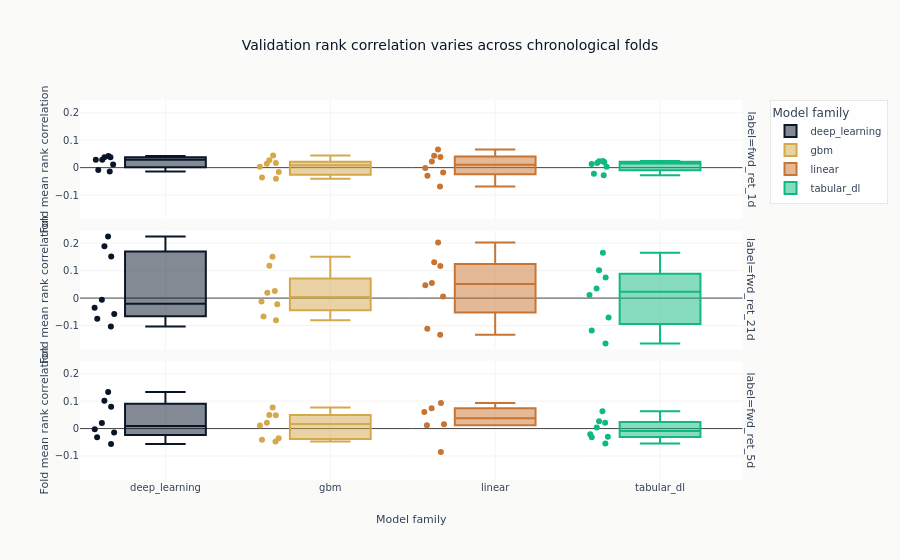

Notebook source saved alongside this figure:
### Code cell
fold_figure = px.box(
    fold_metrics,
    x="family",
    y="ic_mean",
    color="family",
    facet_row="label",
    points="all",
    title="Validation rank correlation varies across chronological folds",
    labels={"family": "Model family", "ic_mean": "Fold mean rank correlation"},
)
fold_figure.show()

### Figure 1 — Plotly figure (JSON) as saved in the notebook; plotly's stock layout.template omitted (floating-point values rounded to 4 significant figures)
{"data": [{"alignmentgroup": "True", "boxpoints": "all", "hovertemplate": "Model family=%{x}<br>label=fwd_ret_1d<br>Fold mean rank correlation=%{y}<extra></extra>", "legendgroup": "deep_learning", "marker": {"color": "#0a1628"}, "name": "deep_learning", "notched": false, "offsetgroup": "deep_learning", "orientation": "v", "showlegend": true, "type": "box", "x": ["deep_learning", "deep_learning", "deep_learning", "deep_learning", "deep_learning", "deep_learning", "deep_learning", "deep_learning"], "x0": " ", "xaxis": "x3", "y": [0.04255, 0.0113, 0.02862, -0.00862, 0.03781, -0.01397, 0.03755, 0.02833], "y0": " ", "yaxis": "y3"}, {"alignmentgroup": "True", "boxpoints": "all", "hovertemplate": "Model family=%{x}<br>label=fwd_ret_21d<br>Fold mean rank correlation=%{y}<extra></extra>", "legendgroup": "deep_learning", "marker": {"color": "#0a1628"}, "name": "deep_learning", "notched": false, "offsetgroup": "deep_learning", "orientation": "v", "showlegend": false, "type": "box", "x": ["deep_learning", "deep_learning", "deep_learning", "deep_learning", "deep_learning", "deep_learning", "deep_learning", "deep_learning"], "x0": " ", "xaxis": "x2", "y": [-0.03545, -0.07544, -0.1031, -0.005665, 0.1516, 0.2248, -0.05775, 0.189], "y0": " ", "yaxis": "y2"}, {"alignmentgroup": "True", "boxpoints": "all", "hovertemplate": "Model family=%{x}<br>label=fwd_ret_5d<br>Fold mean rank correlation=%{y}<extra></extra>", "legendgroup": "deep_learning", "marker": {"color": "#0a1628"}, "name": "deep_learning", "notched": false, "offsetgroup": "deep_learning", "orientation": "v", "showlegend": false, "type": "box", "x": ["deep_learning", "deep_learning", "deep_learning", "deep_learning", "deep_learning", "deep_learning", "deep_learning", "deep_learning"], "x0": " ", "xaxis": "x", "y": [0.02053, -0.05601, -0.03176, -0.002442, 0.0793, 0.1332, -0.0148, 0.1015], "y0": " ", "yaxis": "y"}, {"alignmentgroup": "True", "boxpoints": "all", "hovertemplate": "Model family=%{x}<br>label=fwd_ret_1d<br>Fold mean rank correlation=%{y}<extra></extra>", "legendgroup": "gbm", "marker": {"color": "#D4A84B"}, "name": "gbm", "notched": false, "offsetgroup": "gbm", "orientation": "v", "showlegend": true, "type": "box", "x": ["gbm", "gbm", "gbm", "gbm", "gbm", "gbm", "gbm", "gbm"], "x0": " ", "xaxis": "x3", "y": [0.01675, -0.03639, 0.003388, 0.02667, 0.01372, -0.01548, -0.04042, 0.044], "y0": " ", "yaxis": "y3"}, {"alignmentgroup": "True", "boxpoints": "all", "hovertemplate": "Model family=%{x}<br>label=fwd_ret_21d<br>Fold mean rank correlation=%{y}<extra></extra>", "legendgroup": "gbm", "marker": {"color": "#D4A84B"}, "name": "gbm", "notched": false, "offsetgroup": "gbm", "orientation": "v", "showlegend": false, "type": "box", "x": ["gbm", "gbm", "gbm", "gbm", "gbm", "gbm", "gbm", "gbm"], "x0": " ", "xaxis": "x2", "y": [0.02586, -0.08097, 0.1179, 0.151, -0.06686, -0.0225, -0.01229, 0.01967], "y0": " ", "yaxis": "y2"}, {"alignmentgroup": "True", "boxpoints": "all", "hovertemplate": "Model family=%{x}<br>label=fwd_ret_5d<br>Fold mean rank correlation=%{y}<extra></extra>", "legendgroup": "gbm", "marker": {"color": "#D4A84B"}, "name": "gbm", "notched": false, "offsetgroup": "gbm", "orientation": "v", "showlegend": false, "type": "box", "x": ["gbm", "gbm", "gbm", "gbm", "gbm", "gbm", "gbm", "gbm"], "x0": " ", "xaxis": "x", "y": [0.07705, 0.0112, 0.02162, 0.04822, -0.03557, -0.041, -0.04732, 0.04979], "y0": " ", "yaxis": "y"}, {"alignmentgroup": "True", "boxpoints": "all", "hovertemplate": "Model family=%{x}<br>label=fwd_ret_1d<br>Fold mean rank correlation=%{y}<extra></extra>", "legendgroup": "linear", "marker": {"color": "#C87533"}, "name": "linear", "notched": false, "offsetgroup": "linear", "orientation": "v", "showlegend": true, "type": "box", "x": ["linear", "linear", "linear", "linear", "linear", "linear", "linear", "linear"], "x0": " ", "xaxis": "x3", "y": [0.03832, -0.02935, 0.02222, 0.04301, -0.001766, -0.01815, -0.06903, 0.06644], "y0": " ", "yaxis": "y3"}, {"alignmentgroup": "True", "boxpoints": "all", "hovertemplate": "Model family=%{x}<br>label=fwd_ret_21d<br>Fold mean rank correlation=%{y}<extra></extra>", "legendgroup": "linear", "marker": {"color": "#C87533"}, "name": "linear", "notched": false, "offsetgroup": "linear", "orientation": "v", "showlegend": false, "type": "box", "x": ["linear", "linear", "linear", "linear", "linear", "linear", "linear", "linear"], "x0": " ", "xaxis": "x2", "y": [0.005933, -0.1334, 0.117, 0.1309, 0.05515, 0.04674, -0.1115, 0.2026], "y0": " ", "yaxis": "y2"}, {"alignmentgroup": "True", "boxpoints": "all", "hovertemplate": "Model family=%{x}<br>label=fwd_ret_5d<br>Fold mean rank correlation=%{y}<extra></extra>", "legendgroup": "linear", "marker": {"color": "#C87533"}, "name": "linear", "notched": false, "offsetgroup": "linear", "orientation": "v", "showlegend": false, "type": "box", "x": ["linear", "linear", "linear", "linear", "linear", "linear", "linear", "linear"], "x0": " ", "xaxis": "x", "y": [0.01562, NaN, NaN, 0.07368, 0.05998, 0.01218, -0.08545, 0.09301], "y0": " ", "yaxis": "y"}, {"alignmentgroup": "True", "boxpoints": "all", "hovertemplate": "Model family=%{x}<br>label=fwd_ret_1d<br>Fold mean rank correlation=%{y}<extra></extra>", "legendgroup": "tabular_dl", "marker": {"color": "#10b981"}, "name": "tabular_dl", "notched": false, "offsetgroup": "tabular_dl", "orientation": "v", "showlegend": true, "type": "box", "x": ["tabular_dl", "tabular_dl", "tabular_dl", "tabular_dl", "tabular_dl", "tabular_dl", "tabular_dl", "tabular_dl"], "x0": " ", "xaxis": "x3", "y": [0.01963, 0.01349, 0.01665, 0.02451, -0.02752, 0.002798, -0.02254, 0.02312], "y0": " ", "yaxis": "y3"}, {"alignmentgroup": "True", "boxpoints": "all", "hovertemplate": "Model family=%{x}<br>label=fwd_ret_21d<br>Fold mean rank correlation=%{y}<extra></extra>", "legendgroup": "tabular_dl", "marker": {"color": "#10b981"}, "name": "tabular_dl", "notched": false, "offsetgroup": "tabular_dl", "orientation": "v", "showlegend": false, "type": "box", "x": ["tabular_dl", "tabular_dl", "tabular_dl", "tabular_dl", "tabular_dl", "tabular_dl", "tabular_dl", "tabular_dl"], "x0": " ", "xaxis": "x2", "y": [0.0754, -0.07041, 0.1651, 0.03496, -0.1658, 0.1013, 0.01147, -0.118], "y0": " ", "yaxis": "y2"}, {"alignmentgroup": "True", "boxpoints": "all", "hovertemplate": "Model family=%{x}<br>label=fwd_ret_5d<br>Fold mean rank correlation=%{y}<extra></extra>", "legendgroup": "tabular_dl", "marker": {"color": "#10b981"}, "name": "tabular_dl", "notched": false, "offsetgroup": "tabular_dl", "orientation": "v", "showlegend": false, "type": "box", "x": ["tabular_dl", "tabular_dl", "tabular_dl", "tabular_dl", "tabular_dl", "tabular_dl", "tabular_dl", "tabular_dl"], "x0": " ", "xaxis": "x", "y": [0.06332, 0.003771, 0.02656, -0.02115, -0.02994, 0.02161, -0.03187, -0.05444], "y0": " ", "yaxis": "y"}], "layout": {"annotations": [{"font": {}, "showarrow": false, "text": "label=fwd_ret_5d", "textangle": 90, "x": 0.98, "xanchor": "left", "xref": "paper", "y": 0.1567, "yanchor": "middle", "yref": "paper"}, {"font": {}, "showarrow": false, "text": "label=fwd_ret_21d", "textangle": 90, "x": 0.98, "xanchor": "left", "xref": "paper", "y": 0.5, "yanchor": "middle", "yref": "paper"}, {"font": {}, "showarrow": false, "text": "label=fwd_ret_1d", "textangle": 90, "x": 0.98, "xanchor": "left", "xref": "paper", "y": 0.8433, "yanchor": "middle", "yref": "paper"}], "boxmode": "overlay", "legend": {"title": {"text": "Model family"}, "tracegroupgap": 0}, "title": {"text": "Validation rank correlation varies across chronological folds"}, "xaxis": {"anchor": "y", "categoryarray": ["deep_learning", "gbm", "linear", "tabular_dl"], "categoryorder": "array", "domain": [0.0, 0.98], "title": {"text": "Model family"}}, "xaxis2": {"anchor": "y2", "domain": [0.0, 0.98], "matches": "x", "showticklabels": false}, "xaxis3": {"anchor": "y3", "domain": [0.0, 0.98], "matches": "x", "showticklabels": false}, "yaxis": {"anchor": "x", "domain": [0.0, 0.3133], "title": {"text": "Fold mean rank correlation"}}, "yaxis2": {"anchor": "x2", "domain": [0.3433, 0.6567], "matches": "y", "title": {"text": "Fold mean rank correlation"}}, "yaxis3": {"anchor": "x3", "domain": [0.6867, 1.0], "matches": "y", "title": {"text": "Fold mean rank correlation"}}}}
